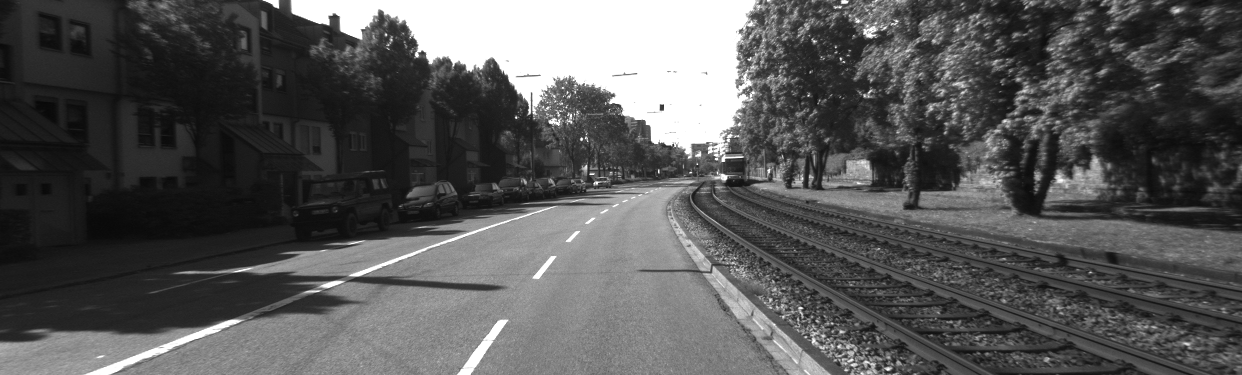
#> input picture image2.png, 1242 x 375 px
$ python Project_2.py
#> lines starting #> are read from the running program, lines starting #| are printed output that depends on the picture
#> the answer given: image2.png
#> in main, img_raw is the input picture: shape (375, 1242); min 8, max 255, mean 86.7
import cv2
import numpy as np
import pylab as plt


def filtered(n):

  img_filter = np.array([(1, 2, 1), (2, 4, 2), (1, 2, 1)]) * (1/16)


  m = np.zeros([n,n])

  # convolution process with N*N filter (except 3*3)
  if n !=3 :

      m[0][0] = img_filter[0][0]
      m[0][int(np.floor(n/2))] = img_filter[0][1]
      m[0][n-1] = img_filter[0][2]

      m[int(np.floor(m.shape[0]/2))][0] = img_filter[1][0]
      m[int(np.floor(m.shape[0]/2))][int(np.floor(m.shape[0]/2))] = img_filter[1][1]
      m[int(np.floor(m.shape[0]/2))][n-1] = img_filter[1][2]

      m[n-1][0] = img_filter[2][0]
      m[n-1][int(np.floor(m.shape[0]/2))] = img_filter[2][1]
      m[n-1][n-1] = img_filter[2][2]


  #convolution process with 3*3 filter
  elif n == 3:
      m = img_filter
  return m

def my_conv(img, kernel):
  h = img.shape[0]
  w = img.shape[1]

  # The result size of a convolution
  num_missing_pixels = kernel.shape[0]-1
  conv_size_x = img.shape[0]-num_missing_pixels
  conv_size_y = img.shape[1]-num_missing_pixels


  filter_img = np.empty([conv_size_x,conv_size_y])

  filter_ch1 = np.empty([conv_size_x,conv_size_y])

  kernel_size = kernel.shape[0]
  img_channel = img
  for i in range(h - num_missing_pixels):
     for j in range(w - num_missing_pixels):
         im_region = img_channel[i:(i + kernel_size), j:(j + kernel_size)]
         filter_img[i,j] = np.sum(im_region*kernel)


  filter_ch1 = filter_img


  return filter_ch1


def imhist(im):

	m, n = im.shape
#> m = 375; n = 1242
	hist = [0.0] * 256
	for i in range(m):
		for j in range(n):
			hist[im[i, j]]+=1
	return np.array(hist)/(m*n)

def cumsum(h):

	return [sum(h[:i+1]) for i in range(len(h))]

def histeq(im):

	hist_original = imhist(im)
#> hist_original = 256 values, max 0.0772 at index 255, min 0 at index 0, mean 0.00391
	cumm_df = np.array(cumsum(hist_original))
#> cumm_df = 256 values from 0 to 1
	sk = np.uint8(255 * cumm_df)
#> sk = 256 values from 0 to 255
	s1, s2 = im.shape
#> s1 = 375; s2 = 1242
	new_hist_im = np.zeros_like(im)

	for i in range(0, s1):
		for j in range(0, s2):
			new_hist_im[i, j] = sk[im[i, j]]
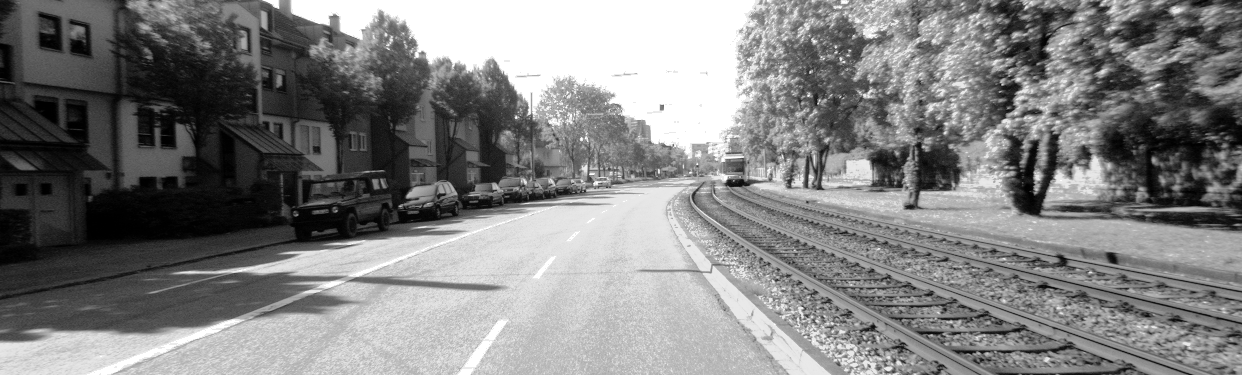
#> new_hist_im: shape (375, 1242); min 0, max 255, mean 128.7
	new_hist = imhist(new_hist_im)
#> new_hist = 256 values, max 0.0772 at index 255, min 0 at index 3, mean 0.00391

	return new_hist_im , hist_original, new_hist

def main():

  # read image
  print("Please write absolute path of the image e.g. F:/yedek/Ders PDF/4.S/II/Image Processing/Homework2/image2.png \n")
  path = input()

  img_raw = cv2.imread(path,0)

  new_img, h, new_h = histeq(img_raw)
#> h has the same summary as hist_original in histeq; new_h has the same summary as new_hist in histeq

  #plotting histograms
  plt.subplot(121)
  plt.imshow(img_raw)
  plt.title('original image')


  plt.subplot(122)
  plt.imshow(new_img)
  plt.title('hist. equalized image')
  plt.show()
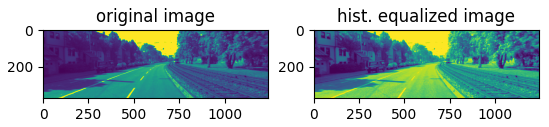
#> figure drawn by matplotlib, 2 panels


  fig = plt.figure()
  fig.add_subplot(221)
  plt.plot(h)
  plt.title('Original')

  fig.add_subplot(222)
  plt.plot(new_h)
  plt.title('histogram of equalized image')
  plt.show()
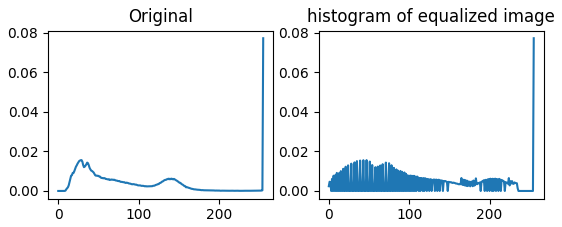
#> figure drawn by matplotlib, 2 panels; panel 1: curve peaks at x = 255, y = 0.0772; panel 2: curve peaks at x = 255, y = 0.0772


  kernel_x= filtered(int(5))
  img = my_conv(img_raw, kernel_x)
#> after the loop in my_conv, `for i in range(h - num_missing_pixels):`:
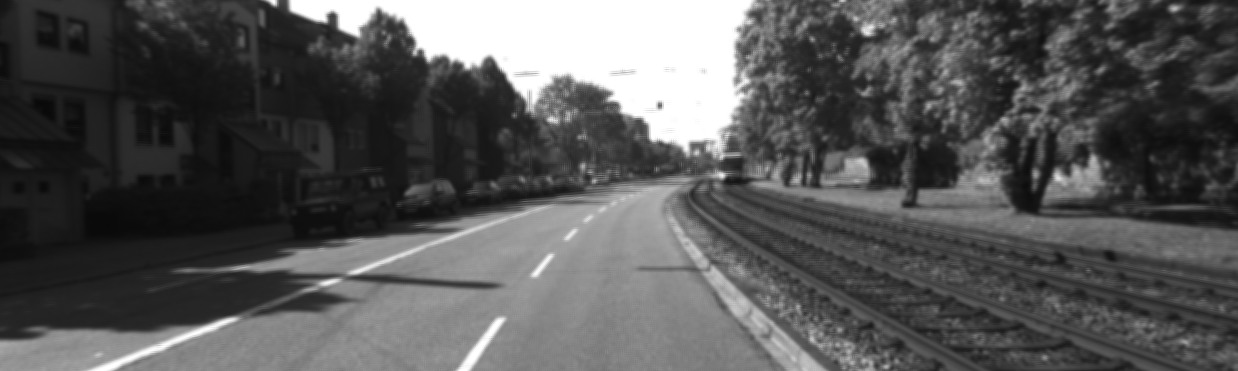
#> filter_img: shape (371, 1238) float64; min 9.31, max 255, mean 86.4


  im1 = cv2.blur(img_raw,(5,5))
  cv2.imshow('filtered image with built-in function', im1)
  cv2.imshow("filtered image with my own algorithm",img/255)
  cv2.waitKey()
  cv2.destroyAllWindows()


if __name__ == "__main__":
    main()
